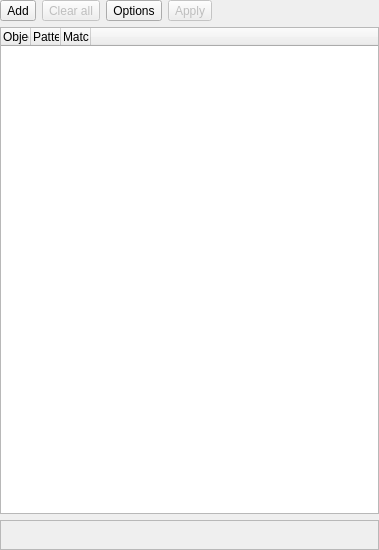
<?xml version="1.0" encoding="UTF-8"?>
<ui version="4.0">
 <class>ObjectsFilterWidget</class>
 <widget class="QWidget" name="ObjectsFilterWidget">
  <property name="geometry">
   <rect>
    <x>0</x>
    <y>0</y>
    <width>379</width>
    <height>550</height>
   </rect>
  </property>
  <property name="sizePolicy">
   <sizepolicy hsizetype="Preferred" vsizetype="Expanding">
    <horstretch>0</horstretch>
    <verstretch>0</verstretch>
   </sizepolicy>
  </property>
  <property name="windowTitle">
   <string>Form</string>
  </property>
  <layout class="QVBoxLayout" name="verticalLayout">
   <property name="leftMargin">
    <number>0</number>
   </property>
   <property name="topMargin">
    <number>0</number>
   </property>
   <property name="rightMargin">
    <number>0</number>
   </property>
   <property name="bottomMargin">
    <number>0</number>
   </property>
   <item>
    <layout class="QHBoxLayout" name="horizontalLayout_2">
     <item>
      <widget class="QToolButton" name="add_tb">
       <property name="sizePolicy">
        <sizepolicy hsizetype="Fixed" vsizetype="Fixed">
         <horstretch>0</horstretch>
         <verstretch>0</verstretch>
        </sizepolicy>
       </property>
       <property name="toolTip">
        <string>Add a new filter</string>
       </property>
       <property name="text">
        <string>Add</string>
       </property>
       <property name="icon">
        <iconset resource="../res/resources.qrc">
         <normaloff>:/icons/icons/adddata.png</normaloff>:/icons/icons/adddata.png</iconset>
       </property>
       <property name="iconSize">
        <size>
         <width>22</width>
         <height>22</height>
        </size>
       </property>
       <property name="shortcut">
        <string>Ins</string>
       </property>
       <property name="toolButtonStyle">
        <enum>Qt::ToolButtonTextBesideIcon</enum>
       </property>
      </widget>
     </item>
     <item>
      <widget class="QToolButton" name="clear_all_tb">
       <property name="enabled">
        <bool>false</bool>
       </property>
       <property name="sizePolicy">
        <sizepolicy hsizetype="Fixed" vsizetype="Fixed">
         <horstretch>0</horstretch>
         <verstretch>0</verstretch>
        </sizepolicy>
       </property>
       <property name="toolTip">
        <string>Clear all the configured filters</string>
       </property>
       <property name="text">
        <string>Clear all</string>
       </property>
       <property name="icon">
        <iconset resource="../res/resources.qrc">
         <normaloff>:/icons/icons/cleartext.png</normaloff>:/icons/icons/cleartext.png</iconset>
       </property>
       <property name="iconSize">
        <size>
         <width>22</width>
         <height>22</height>
        </size>
       </property>
       <property name="shortcut">
        <string>Shift+Del</string>
       </property>
       <property name="toolButtonStyle">
        <enum>Qt::ToolButtonTextBesideIcon</enum>
       </property>
      </widget>
     </item>
     <item>
      <widget class="QToolButton" name="options_tb">
       <property name="enabled">
        <bool>true</bool>
       </property>
       <property name="sizePolicy">
        <sizepolicy hsizetype="Fixed" vsizetype="Fixed">
         <horstretch>0</horstretch>
         <verstretch>0</verstretch>
        </sizepolicy>
       </property>
       <property name="text">
        <string>Options</string>
       </property>
       <property name="icon">
        <iconset resource="../res/resources.qrc">
         <normaloff>:/icons/icons/config.png</normaloff>:/icons/icons/config.png</iconset>
       </property>
       <property name="iconSize">
        <size>
         <width>22</width>
         <height>22</height>
        </size>
       </property>
       <property name="popupMode">
        <enum>QToolButton::InstantPopup</enum>
       </property>
       <property name="toolButtonStyle">
        <enum>Qt::ToolButtonTextBesideIcon</enum>
       </property>
      </widget>
     </item>
     <item>
      <widget class="QToolButton" name="apply_tb">
       <property name="enabled">
        <bool>false</bool>
       </property>
       <property name="toolTip">
        <string>Apply configured filter(s)</string>
       </property>
       <property name="text">
        <string>Apply</string>
       </property>
       <property name="icon">
        <iconset resource="../res/resources.qrc">
         <normaloff>:/icons/icons/confirm.png</normaloff>:/icons/icons/confirm.png</iconset>
       </property>
       <property name="iconSize">
        <size>
         <width>22</width>
         <height>22</height>
        </size>
       </property>
       <property name="shortcut">
        <string>F5</string>
       </property>
       <property name="toolButtonStyle">
        <enum>Qt::ToolButtonTextBesideIcon</enum>
       </property>
      </widget>
     </item>
     <item>
      <spacer name="horizontalSpacer_3">
       <property name="orientation">
        <enum>Qt::Horizontal</enum>
       </property>
       <property name="sizeHint" stdset="0">
        <size>
         <width>40</width>
         <height>20</height>
        </size>
       </property>
      </spacer>
     </item>
    </layout>
   </item>
   <item>
    <widget class="QTableWidget" name="filters_tbw">
     <property name="enabled">
      <bool>true</bool>
     </property>
     <property name="sizePolicy">
      <sizepolicy hsizetype="Preferred" vsizetype="Expanding">
       <horstretch>0</horstretch>
       <verstretch>0</verstretch>
      </sizepolicy>
     </property>
     <property name="sizeAdjustPolicy">
      <enum>QAbstractScrollArea::AdjustToContents</enum>
     </property>
     <property name="editTriggers">
      <set>QAbstractItemView::AnyKeyPressed|QAbstractItemView::DoubleClicked</set>
     </property>
     <property name="alternatingRowColors">
      <bool>true</bool>
     </property>
     <property name="selectionMode">
      <enum>QAbstractItemView::ExtendedSelection</enum>
     </property>
     <property name="selectionBehavior">
      <enum>QAbstractItemView::SelectItems</enum>
     </property>
     <property name="gridStyle">
      <enum>Qt::SolidLine</enum>
     </property>
     <property name="sortingEnabled">
      <bool>false</bool>
     </property>
     <attribute name="horizontalHeaderCascadingSectionResizes">
      <bool>true</bool>
     </attribute>
     <attribute name="horizontalHeaderMinimumSectionSize">
      <number>30</number>
     </attribute>
     <attribute name="horizontalHeaderDefaultSectionSize">
      <number>30</number>
     </attribute>
     <attribute name="horizontalHeaderShowSortIndicator" stdset="0">
      <bool>false</bool>
     </attribute>
     <attribute name="horizontalHeaderStretchLastSection">
      <bool>true</bool>
     </attribute>
     <attribute name="verticalHeaderVisible">
      <bool>false</bool>
     </attribute>
     <attribute name="verticalHeaderCascadingSectionResizes">
      <bool>false</bool>
     </attribute>
     <attribute name="verticalHeaderMinimumSectionSize">
      <number>30</number>
     </attribute>
     <attribute name="verticalHeaderDefaultSectionSize">
      <number>30</number>
     </attribute>
     <attribute name="verticalHeaderHighlightSections">
      <bool>false</bool>
     </attribute>
     <attribute name="verticalHeaderShowSortIndicator" stdset="0">
      <bool>false</bool>
     </attribute>
     <attribute name="verticalHeaderStretchLastSection">
      <bool>false</bool>
     </attribute>
     <column>
      <property name="text">
       <string>Object</string>
      </property>
      <property name="textAlignment">
       <set>AlignLeading|AlignVCenter</set>
      </property>
      <property name="icon">
       <iconset resource="../res/resources.qrc">
        <normaloff>:/icons/icons/table.png</normaloff>:/icons/icons/table.png</iconset>
      </property>
     </column>
     <column>
      <property name="text">
       <string>Pattern</string>
      </property>
      <property name="textAlignment">
       <set>AlignLeading|AlignVCenter</set>
      </property>
      <property name="icon">
       <iconset resource="../res/resources.qrc">
        <normaloff>:/icons/icons/textbox.png</normaloff>:/icons/icons/textbox.png</iconset>
      </property>
     </column>
     <column>
      <property name="text">
       <string>Matching</string>
      </property>
      <property name="textAlignment">
       <set>AlignLeading|AlignVCenter</set>
      </property>
      <property name="icon">
       <iconset resource="../res/resources.qrc">
        <normaloff>:/icons/icons/filter.png</normaloff>:/icons/icons/filter.png</iconset>
      </property>
     </column>
     <column>
      <property name="text">
       <string/>
      </property>
     </column>
    </widget>
   </item>
   <item>
    <widget class="QFrame" name="hint_frm">
     <property name="sizePolicy">
      <sizepolicy hsizetype="Preferred" vsizetype="Fixed">
       <horstretch>0</horstretch>
       <verstretch>0</verstretch>
      </sizepolicy>
     </property>
     <property name="minimumSize">
      <size>
       <width>0</width>
       <height>30</height>
      </size>
     </property>
     <property name="frameShape">
      <enum>QFrame::StyledPanel</enum>
     </property>
     <property name="frameShadow">
      <enum>QFrame::Raised</enum>
     </property>
     <layout class="QGridLayout" name="gridLayout_5">
      <property name="leftMargin">
       <number>2</number>
      </property>
      <property name="topMargin">
       <number>2</number>
      </property>
      <property name="rightMargin">
       <number>2</number>
      </property>
      <property name="bottomMargin">
       <number>2</number>
      </property>
      <item row="0" column="0">
       <widget class="QLabel" name="label_6">
        <property name="minimumSize">
         <size>
          <width>24</width>
          <height>24</height>
         </size>
        </property>
        <property name="maximumSize">
         <size>
          <width>24</width>
          <height>24</height>
         </size>
        </property>
        <property name="text">
         <string/>
        </property>
        <property name="textFormat">
         <enum>Qt::AutoText</enum>
        </property>
        <property name="pixmap">
         <pixmap resource="../res/resources.qrc">:/icons/icons/info.png</pixmap>
        </property>
        <property name="scaledContents">
         <bool>true</bool>
        </property>
       </widget>
      </item>
      <item row="0" column="1">
       <widget class="QLabel" name="hint_lbl">
        <property name="sizePolicy">
         <sizepolicy hsizetype="Preferred" vsizetype="Preferred">
          <horstretch>0</horstretch>
          <verstretch>0</verstretch>
         </sizepolicy>
        </property>
        <property name="font">
         <font>
          <weight>50</weight>
          <bold>false</bold>
          <underline>false</underline>
          <strikeout>false</strikeout>
          <kerning>true</kerning>
         </font>
        </property>
        <property name="text">
         <string/>
        </property>
        <property name="wordWrap">
         <bool>true</bool>
        </property>
       </widget>
      </item>
     </layout>
    </widget>
   </item>
  </layout>
 </widget>
 <resources>
  <include location="../res/resources.qrc"/>
 </resources>
 <connections/>
</ui>
